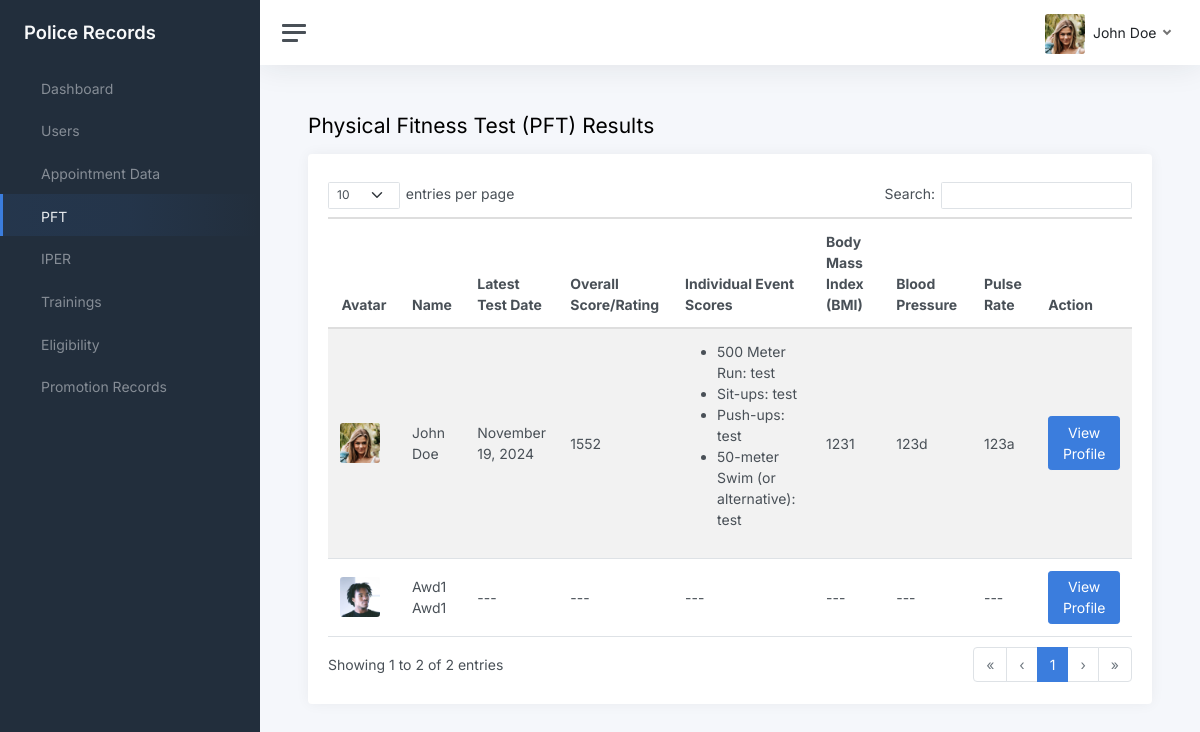
The page /views/pft.php (signed in) on the database its author committed.
### tables this page shows
CREATE TABLE `users` (
  `id` int(11) NOT NULL,
  `id_number` varchar(55) NOT NULL,
  `rank_position` text DEFAULT NULL,
  `first_name` varchar(255) NOT NULL,
  `middle_name` varchar(255) DEFAULT NULL,
  `last_name` varchar(255) NOT NULL,
  `address` varchar(255) DEFAULT NULL,
  `email` varchar(255) NOT NULL,
  `password` text DEFAULT NULL,
  `role` varchar(55) DEFAULT NULL,
  `avatar` varchar(255) DEFAULT NULL,
  `date_created` timestamp NOT NULL DEFAULT current_timestamp()
);

CREATE TABLE `pft` (
  `id` int(11) NOT NULL,
  `user_id` int(11) DEFAULT NULL,
  `score` varchar(32) NOT NULL,
  `event` text NOT NULL,
  `bmi` varchar(32) NOT NULL,
  `bp` varchar(32) NOT NULL,
  `pulse_rate` varchar(32) NOT NULL,
  `test_date` date NOT NULL,
  `date_created` timestamp NOT NULL DEFAULT current_timestamp()
);

### backend/nodes.php (called while the page is built, shortened)
<?php
require(__DIR__ . "/conn.php");
require(__DIR__ . "/Helpers.php");
$helpers = new Helpers($conn, $_SESSION);

### views/pft.php (the view, shortened to what this page needs)
<?php
require("../backend/nodes.php");
$title = "Physical Fitness Test (PFT) Results";
?>
<!DOCTYPE html>
<html lang="en">
<head>
  <?php require("../views/components/head.php"); ?>
</head>
<body>
  <div class="wrapper">
    <?php require("./components/side-bar.php") ?>
    <div class="main">
      <?php require("./components/nav-bar.php") ?>
      <main class="content">
        <div class="container-fluid p-0">
          <div class="mb-3">
            <h1 class="h3 d-inline align-middle"><?= $title ?></h1>
          </div>
          <div class="card">
            <div class="card-body">
              <table class="table table-striped dataTable-table datatable">
                <thead>
                  <tr>
                    <th class="text-center">Avatar</th>
                    <th class="text-start">Name</th>
                    <th class="text-start">Latest Test Date</th>
                    <th class="text-start">Overall Score/Rating</th>
                    <th class="text-start">Individual Event Scores</th>
                    <th class="text-start">Body Mass Index (BMI)</th>
                    <th class="text-start">Blood Pressure</th>
                    <th class="text-start">Pulse Rate</th>
                    <th class="text-start">Action</th>
                  </tr>
                </thead>
                <tbody>
                  <?php
                  $userData = $helpers->select_all("users");
                  if ($userData):
                    foreach ($userData as $user):
                      $modal_id = "company-img-modal_$user->id";
                      $img_id = "company-image_$user->id";
                      $caption_id = "company-caption_$user->id";
                      $test_date = "---";
                      $overall = "---";
                      $bmi = "---";
                      $bp = "---";
                      $pulse = "---";
                      $event = null;
                      $pft = $helpers->select_all_individual("pft", "user_id='$user->id' ORDER BY id DESC LIMIT 1");
                      if ($pft) {
                        $test_date = date("F d, Y", strtotime($pft->test_date));
                        $overall = $pft->score;
                        $bmi = $pft->bmi;
                        $bp = $pft->bp;
                        $pulse = $pft->pulse_rate;
                        $event = (object)json_decode($pft->event);
                      }
                  ?>
                      <tr>
                        <td class="td-image text-center">
                          <?= $helpers->generate_modal_click_avatar($helpers->get_avatar_link($user->id), $modal_id, $img_id, $caption_id) ?>
                        </td>
                        <td class="text-start"><?= $helpers->get_full_name($user->id) ?></td>
                        <td class="text-start"><?= $test_date ?></td>
                        <td class="text-start"><?= $overall ?></td>
                        <td class="text-start">
                          <?php if ($event): ?>
                            <ul>
                              <li>500 Meter Run: <?= $event->meter_run ?></li>
                              <li>Sit-ups: <?= $event->sit_up ?></li>
                              <li>Push-ups: <?= $event->push_up ?></li>
                              <li>50-meter Swim (or alternative): <?= $event->swim ?></li>
                            </ul>
                          <?php else: ?>
                            ---
                          <?php endif; ?>
                        </td>
                        <td class="text-start"><?= $bmi ?></td>
                        <td class="text-start"><?= $bp ?></td>
                        <td class="text-start"><?= $pulse ?></td>
                        <td class="text-start">
                          <button type="button" onclick='handleViewProfile(`<?= SERVER_NAME . "/views/profile?id=$user->id" ?>`, "#pft")' class="btn btn-primary">
                            View Profile
                          </button>
                        </td>
                      </tr>
                    <?php endforeach; ?>
                  <?php endif; ?>
                </tbody>
              </table>
            </div>
          </div>
        </div>
      </main>
    </div>
  </div>
</body>
</html>

### views/components/nav-bar.php (shortened to what this page needs)
<nav class="navbar navbar-expand navbar-light navbar-bg">
  <a class="sidebar-toggle js-sidebar-toggle">
    <i class="hamburger align-self-center"></i>
  </a>
  <div class="navbar-collapse collapse">
    <ul class="navbar-nav navbar-align">
      <li class="nav-item dropdown">
        <a class="nav-link dropdown-toggle d-none d-sm-inline-block" href="#" data-bs-toggle="dropdown">
          <img src="<?= $helpers->get_avatar_link($USER->id) ?>" class=" avatar img-fluid rounded me-1" />
          <span class="text-dark">
            <?= $helpers->get_full_name($USER->id) ?>
          </span>
        </a>
      </li>
    </ul>
  </div>
</nav>

### backend/Helpers.php (shortened to what this page needs)
<?php
class Helpers
{
  private $conn;
  private $session;
  public function __construct($conn, $session)
  {
    $this->conn = $conn;
    $this->session = $session;
  }
  public function generate_modal_click_avatar($src, $modal_id, $img_id, $caption_id)
  {
    $explodedSrc = explode("/", $src);
    $alt = count($explodedSrc) > 0 ? $explodedSrc[count($explodedSrc) - 1] : "image.jpg";
    return "
        <img src='$src' onclick='handleOpenModalImg($(this), `$modal_id`, `$img_id`, `$caption_id`)' class='avatar avatar-md rounded me-2' alt='$alt'>
  ";
  }
  public function select_all_individual($table, $params)
  {
    $query = $this->conn->query("SELECT * FROM $table WHERE $params");
    return $query->num_rows > 0 ? $query->fetch_object() : null;
  }
  public function select_all($table)
  {
    $query = $this->conn->query("SELECT * FROM $table");
    $data = array();
    while ($row = $query->fetch_object()) {
      array_push($data, $row);
    }
    return $data;
  }
  public function get_current_user()
  {
    $id = $this->session["id"];
    $query = $this->conn->query("SELECT * FROM users WHERE id='$id'");
    return $query->num_rows > 0 ? $query->fetch_object() : null;
  }
  public function get_user_by_id($user_id)
  {
    $query = $this->conn->query("SELECT * FROM users WHERE id='$user_id'");
    return $query->num_rows > 0 ? $query->fetch_object() : null;
  }
  public function get_full_name($user_id, $format = "")
  {
    $user = $this->get_user_by_id($user_id);
    $fullName = "";
    if (!isset($user->mname)) {
      $fullName = ucwords("$user->first_name $user->last_name");
    }
    return $fullName;
  }
  public function get_avatar_link($user_id)
  {
    $user = $this->get_user_by_id($user_id);
    if ($user->avatar) {
      return SERVER_NAME . "/uploads/avatars/$user->avatar";
    }
    return SERVER_NAME . "/custom-assets/images/default.png";
  }
}

### custom-assets/css/custom.css (style rules this page uses)
body { padding: 0 !important; }
img { object-fit: cover; }
.td-image { text-align: center !important; }
.td-image .avatar { object-fit: cover !important; cursor: pointer !important; }

### rows shown on the page
users: id+avatar (picture), $helpers->get_full_name($USER->id) "John Doe", shows a picture, $helpers->get_full_name($user->id) "John Doe", pft.test_date "November 19, 2024", pft.score "1552", meter_run "test", sit_up "test", push_up "test", swim "test", pft.bmi "1231", pft.bp "123d", pft.pulse_rate "123a"
users: shows a picture, $helpers->get_full_name($user->id) "Awd1 Awd1", test_date "---", overall "---", bmi "---", bp "---", pulse "---"

### other values the page prints
$menu->title "Dashboard"
$menu->title "Users"
$menu->title "Appointment Data"
$menu->title "PFT"
$menu->title "IPER"
$menu->title "Trainings"
$menu->title "Eligibility"
$menu->title "Promotion Records"
$title "Physical Fitness Test (PFT) Results"
